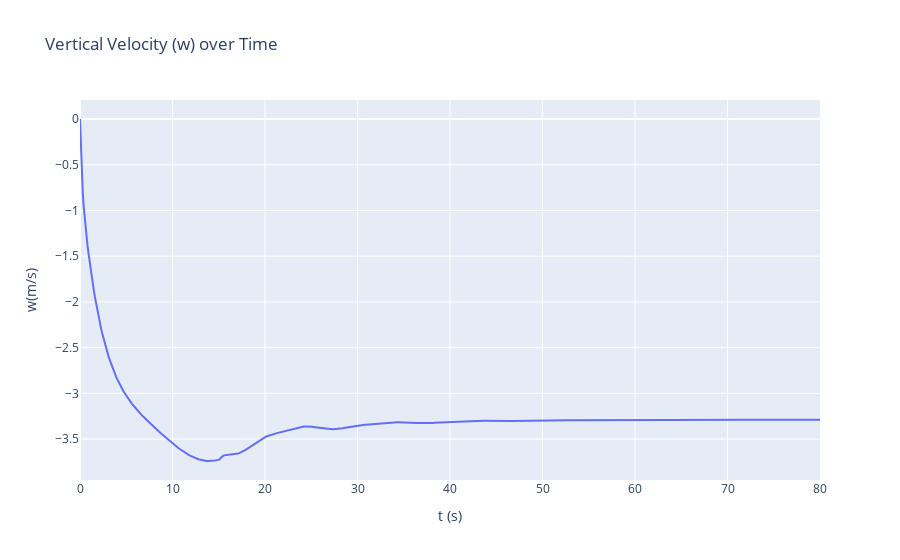

Here is the notebook cell this chart was saved with:
### Code cell
fig = go.Figure()
fig.add_trace(go.Scatter(x=t, y=w, mode='lines', name='w(m/s)'))
fig.update_layout(title='Vertical Velocity (w) over Time',
                  xaxis_title='t (s)',
                  yaxis_title='w(m/s)')
fig.show()

### Figure 1 — Plotly figure (JSON) as saved in the notebook; plotly's stock layout.template omitted (floating-point values rounded to 4 significant figures; data arrays with more than 128 entries replaced by an {"elided": "..."} marker saying what was removed)
{"data": [{"mode": "lines", "name": "w(m/s)", "type": "scatter", "x": {"elided": "801 float values"}, "y": {"elided": "801 float values"}}], "layout": {"title": {"text": "Vertical Velocity (w) over Time"}, "xaxis": {"title": {"text": "t (s)"}}, "yaxis": {"title": {"text": "w(m/s)"}}}}
